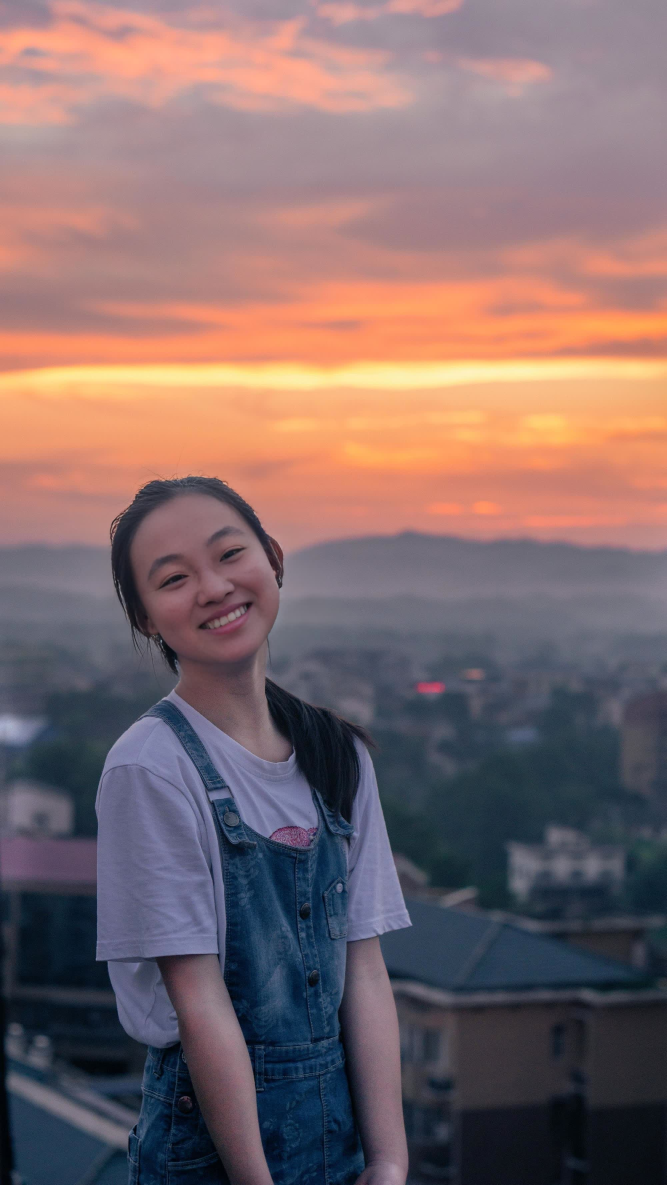
#> input picture archive/legacy-20261005/systems/upgrade-20260921/docs/baseline_test_results/case_20260825_234018_7127/query.jpg, 2000 x 3554 px, given as the content of the folder .0/experiments/dataset_review/libraries/source_library_case3, which was not available (shown at 1/3 size)
$ python run_library_scale.py
#> lines starting #> are read from the running program, lines starting #| are printed output that depends on the picture; after the words box and inside, x2 and y2 are one past the last pixel; in counts of white or black regions, pixels touching at a corner belong together; pictures that were not available may be replaced by others from this repository, and a replacement may not be noted
### upgrade-research/experiments/m5_source_beyond/frozen_source.py
# -*- coding: utf-8 -*-
r"""复刻冻结的底图检索流程，并把“库侧”计算（人脸掩膜、全局特征、SIFT 描述子）做成可复用缓存。

分数口径与 D:\刑科技项目升级2.0\workspace\fsts\modules\source_search 完全一致，未做任何修改：
    全局分 = 0.30*hsv + 0.25*gray + 0.15*edge + 0.30*border
    短名单 = 全部候选按全局分降序（同分按路径小写）后的前 min(max(4k, 20), N) 个
    局部分 = 0.6*内点率 + 0.4*min(内点数/40, 1)；有效匹配不足 4 时 = min(good/40, 0.15)
    最终分 = 0.45*全局分 + 0.55*局部分
    最终排序键 = (-final, -global, path.lower())

缓存只避免对同一张库图重复做人脸掩膜 / 全局特征 / SIFT，不改变任何数值。
复刻正确性由 verify_replica.py 与冻结 EXE 的实际输出逐案例比对。
"""

from __future__ import annotations

import hashlib
import sys
from pathlib import Path

import cv2
import numpy as np

ROOT = Path(r"D:\刑科技项目升级2.0")
SOURCE_PKG = ROOT / "workspace" / "fsts" / "modules" / "source_search"
if str(SOURCE_PKG) not in sys.path:
    sys.path.insert(0, str(SOURCE_PKG))

from source_search.face_mask import FaceMasker  # noqa: E402
from source_search.global_features import (  # noqa: E402
    extract_global,
    global_similarity_with_components,
)
from source_search.image_io import read_image  # noqa: E402

GLOBAL_WEIGHT = 0.45
LOCAL_WEIGHT = 0.55
LOWE_RATIO = 0.75
RANSAC_THRESHOLD = 5.0
SIFT_NFEATURES = 2500

MASKER = FaceMasker()
SIFT = cv2.SIFT_create(nfeatures=SIFT_NFEATURES)

LIBRARIES = ROOT / "experiments" / "m5_source_beyond" / "libraries"


def sha256_of(path: Path) -> str:
    digest = hashlib.sha256()
    with Path(path).open("rb") as handle:
        for chunk in iter(lambda: handle.read(1 << 20), b""):
            digest.update(chunk)
    return digest.hexdigest()


def library_fingerprint(paths: list[Path]) -> str:
    payload = "\n".join(str(Path(p).resolve()) for p in paths)
    return hashlib.sha256(payload.encode("utf-8")).hexdigest()[:16]


class FrozenLibrary:
    """库侧特征（掩膜 + 全局特征）一次算好，供任意多个查询复用。"""

    def __init__(self, paths: list[Path], features: dict[str, np.ndarray], name: str = ""):
        self.paths = [Path(p) for p in paths]
        self.name = name
        self.features = features
        self._mask_cache: dict[int, np.ndarray] = {}
        self._sift_cache: dict[int, tuple[list, np.ndarray]] = {}
        self.mask_cache_limit = 48
        self.sift_cache_limit = 48

    # ---------- 构造 / 持久化 ----------
    @staticmethod
    def extract(paths: list[Path], progress_every: int = 100) -> dict[str, np.ndarray]:
        hist, thumb, edge, border, border_valid = [], [], [], [], []
        for index, path in enumerate(paths, 1):
            image = read_image(Path(path))
            if image is None:
                raise ValueError(f"cannot decode {path}")
            mask = MASKER.mask(image.shape, MASKER.detect(image))
            feats = extract_global(image, mask)
            hist.append(feats["hist"])
            thumb.append(feats["thumb"])
            edge.append(feats["edge"])
            border.append(feats["border"])
            border_valid.append(feats["border_valid"])
            if progress_every and index % progress_every == 0:
                print(f"    库特征 {index}/{len(paths)}", flush=True)
        return {
            "hist": np.stack(hist).astype(np.float32),
            "thumb": np.stack(thumb).astype(np.float32),
            "edge": np.stack(edge).astype(np.float32),
            "border": np.stack(border).astype(np.float32),
            "border_valid": np.stack(border_valid).astype(bool),
        }

    def save(self, path: Path) -> None:
        path.parent.mkdir(parents=True, exist_ok=True)
        np.savez_compressed(
            path,
            fingerprint=np.array([library_fingerprint(self.paths)]),
            paths=np.array([str(p) for p in self.paths]),
            **self.features,
        )

    # [6 lines left out: function load, not called in this run]

    # ---------- 库侧按需计算 ----------
    def _evict(self, cache: dict, limit: int) -> None:
        while len(cache) > limit:
            cache.pop(next(iter(cache)))

    # [148 lines left out: functions mask_of, sift_of, global_scores, read_query, _local_match, search, not called in this run]

def hashes_of(paths: list[Path], progress_every: int = 0) -> dict[int, str]:
    """按内容哈希标注库内同源重复（案例(3) 的原始图片存在跨案例重复）。"""
    digests: dict[int, str] = {}
    for index, path in enumerate(paths):
        digests[index] = sha256_of(Path(path))
        if progress_every and (index + 1) % progress_every == 0:
            print(f"    库哈希 {index + 1}/{len(paths)}", flush=True)
    return digests

### systems/upgrade-20260921/modules/source_search/source_search/image_io.py
from __future__ import annotations

from collections.abc import Callable
from pathlib import Path

import cv2
import numpy as np

SUPPORTED_EXTENSIONS = {".jpg", ".jpeg", ".png", ".webp", ".bmp"}


def read_image(path: Path) -> np.ndarray | None:
    """Decode an image while supporting non-ASCII Windows paths."""
    try:
        data = np.fromfile(path, dtype=np.uint8)
        if data.size == 0:
            return None
        image = cv2.imdecode(data, cv2.IMREAD_COLOR)
        return image if image is not None and image.size else None
    except (OSError, ValueError, cv2.error):
        return None


# [35 lines left out: functions write_image, scan_library, not called in this run]

### systems/upgrade-20260921/modules/source_search/source_search/face_mask.py
from __future__ import annotations

import cv2
import numpy as np


class FaceMasker:
    def __init__(self, expansion: float = 0.25):
        cascade_path = cv2.data.haarcascades + "haarcascade_frontalface_default.xml"
        self.detector = cv2.CascadeClassifier(cascade_path)
        if self.detector.empty():
            raise RuntimeError("OpenCV Haar cascade could not be loaded")
        self.expansion = expansion

    def detect(self, image: np.ndarray) -> tuple[int, int, int, int] | None:
        gray = cv2.cvtColor(image, cv2.COLOR_BGR2GRAY)
        gray = cv2.equalizeHist(gray)
        faces = self.detector.detectMultiScale(
            gray, scaleFactor=1.1, minNeighbors=5, minSize=(30, 30)
        )
        if len(faces) == 0:
            faces = self.detector.detectMultiScale(
                gray, scaleFactor=1.05, minNeighbors=3, minSize=(20, 20)
            )
        if len(faces) == 0:
            return None
        x, y, w, h = max(faces, key=lambda r: int(r[2]) * int(r[3]))
        pad_x, pad_y = round(w * self.expansion), round(h * self.expansion)
        height, width = image.shape[:2]
        x1, y1 = max(0, x - pad_x), max(0, y - pad_y)
        x2, y2 = min(width, x + w + pad_x), min(height, y + h + pad_y)
        return x1, y1, x2, y2

    @staticmethod
    def mask(shape: tuple[int, ...], box: tuple[int, int, int, int] | None) -> np.ndarray:
        mask = np.full(shape[:2], 255, dtype=np.uint8)
        if box is not None:
            x1, y1, x2, y2 = box
            center = ((x1 + x2) // 2, (y1 + y2) // 2)
            axes = (max(1, (x2 - x1) // 2), max(1, (y2 - y1) // 2))
            cv2.ellipse(mask, center, axes, 0, 0, 360, 0, -1)
        return mask

### systems/upgrade-20260921/modules/source_search/source_search/global_features.py
from __future__ import annotations

import cv2
import numpy as np


def _letterbox(image: np.ndarray, mask: np.ndarray, size: int = 256) -> tuple[np.ndarray, np.ndarray]:
    h, w = image.shape[:2]
    scale = min(size / w, size / h)
    nw, nh = max(1, round(w * scale)), max(1, round(h * scale))
    resized = cv2.resize(image, (nw, nh), interpolation=cv2.INTER_AREA)
    resized_mask = cv2.resize(mask, (nw, nh), interpolation=cv2.INTER_NEAREST)
    canvas = np.zeros((size, size, 3), dtype=np.uint8)
    mask_canvas = np.zeros((size, size), dtype=np.uint8)
    x, y = (size - nw) // 2, (size - nh) // 2
    canvas[y:y + nh, x:x + nw] = resized
    mask_canvas[y:y + nh, x:x + nw] = resized_mask
    return canvas, mask_canvas


def extract_global(image: np.ndarray, mask: np.ndarray) -> dict[str, np.ndarray]:
    image, mask = _letterbox(image, mask)
    valid = mask > 0
    hsv = cv2.cvtColor(image, cv2.COLOR_BGR2HSV)
    hist = cv2.calcHist([hsv], [0, 1], mask, [24, 16], [0, 180, 0, 256]).flatten()
    hist /= np.linalg.norm(hist) + 1e-12

    gray = cv2.cvtColor(image, cv2.COLOR_BGR2GRAY)
    fill = int(np.median(gray[valid])) if valid.any() else 127
    filled = gray.copy()
    filled[~valid] = fill
    thumb = cv2.resize(filled, (32, 32), interpolation=cv2.INTER_AREA).astype(np.float32)
    thumb = (thumb - thumb.mean()) / (thumb.std() + 1e-6)
    edges = cv2.Canny(filled, 60, 160)
    edge_thumb = cv2.resize(edges, (32, 32), interpolation=cv2.INTER_AREA).astype(np.float32) / 255.0
    # A face swap normally preserves the outer scene. This fixed central exclusion
    # supplies a detector-independent, deliberately non-face comparison channel.
    border_mask = mask.copy()
    h, w = border_mask.shape
    cv2.ellipse(border_mask, (w // 2, h // 2), (round(w * 0.30), round(h * 0.38)), 0, 0, 360, 0, -1)
    border_image = cv2.GaussianBlur(image, (5, 5), 0).astype(np.float32)
    border_small = cv2.resize(border_image, (64, 64), interpolation=cv2.INTER_AREA)
    border_valid = cv2.resize(border_mask, (64, 64), interpolation=cv2.INTER_NEAREST) > 0
    return {
        "hist": hist.astype(np.float32),
        "thumb": thumb.flatten(),
        "edge": edge_thumb.flatten(),
        "border": border_small,
        "border_valid": border_valid,
    }


# [69 lines left out: functions _cosine, global_similarity_with_components, global_similarity, not called in this run]

### archive/legacy-20261005/upgrade-research/experiments/m5_source_beyond/run_library_scale.py
# -*- coding: utf-8 -*-
"""库规模敏感性初测：把底图库从 20 张逐级扩到千张级，看库外高分尾部与判决怎么变。

阶梯（嵌套，真值始终在库内）：
    L20   = 案例(3) 的 20 张原始图片（论文第 7 节现有口径）
    L223  = L20 + 随包默认底图库 203 张
    L274  = L223 + 案例(3) 身份图片 51 张
    L474  = L274 + 视频关键帧 200 张
    L1274 = L274 + 视频关键帧 1000 张

查询 = 案例(3) 的 20 张 AI 图片；检索算法为冻结实现（frozen_source.search）。
命中判定按内容 SHA-256（案例(3) 原始图片存在跨案例重复，按文件名判会误判）。
只用已有素材，不新增采集；库特征一次提取后跨查询复用，不改变任何分数。
"""

from __future__ import annotations

import json
import sys
import time
from collections import Counter
from pathlib import Path

sys.path.insert(0, str(Path(__file__).resolve().parent))

from frozen_source import (  # noqa: E402
    FrozenLibrary,
    hashes_of,
    library_fingerprint,
    read_query,
    sha256_of,
    search,
)

ROOT = Path(r"D:\刑科技项目升级2.0")
HERE = Path(__file__).resolve().parent
DATASET = ROOT / "experiments" / "dataset_review"
CASE3_ORIGINALS = DATASET / "libraries" / "source_library_case3"
CASE3_IDENTITY = DATASET / "libraries" / "identity_library_case3"
DEFAULT_LIBRARY = ROOT / "workspace" / "fsts" / "packaging_v0.3" / "resources" / "data" / "source_library"
TASKS = ROOT / "experiments" / "data_root" / "runtime" / "tasks"
CACHE = HERE / "libraries" / "case3_scale_union.npz"
OUT = HERE / "results"

sys.path.insert(0, str(ROOT / "workspace"))
from fsts.decision.open_set import decide_source_open_set, load_thresholds  # noqa: E402

THRESHOLDS_FILE = (
    ROOT / "workspace" / "fsts" / "packaging_v0.4" / "resources" / "decision" / "open_set_thresholds.json"
)


def query_of(case: int) -> Path:
    folder = DATASET / "案例" / str(case) / "AI图片"
    return sorted(p for p in folder.iterdir() if p.is_file())[0]


def collect_video_frames(exclude_hashes: set[str]) -> list[Path]:
    frames = sorted(
        (
            p
            for p in TASKS.rglob("*")
            if p.is_file() and p.suffix.lower() in {".jpg", ".jpeg", ".png"} and "key_frames" in p.parts
        ),
        key=lambda p: str(p).lower(),
    )
    picked: list[Path] = []
    seen: set[str] = set()
    for path in frames:
        digest = sha256_of(path)
        if digest in exclude_hashes or digest in seen:
            continue
        seen.add(digest)
        picked.append(path)
    return picked


def load_feature_cache(union: list[Path]) -> tuple[FrozenLibrary, bool]:
    fingerprint = library_fingerprint(union)
    if CACHE.is_file():
        cached = FrozenLibrary.load(CACHE)
        if library_fingerprint(cached.paths) == fingerprint:
            return cached, True
    started = time.perf_counter()
    features = FrozenLibrary.extract(union, progress_every=100)
    library = FrozenLibrary(union, features, name="case3_scale_union")
    library.save(CACHE)
    print(f"库特征提取完成：{len(union)} 张，{time.perf_counter() - started:.1f}s", flush=True)
    return library, False


def main() -> int:
    OUT.mkdir(parents=True, exist_ok=True)
    truths = sorted(CASE3_ORIGINALS.iterdir(), key=lambda p: p.name.lower())
    identity = sorted(
        (p for p in CASE3_IDENTITY.rglob("*") if p.is_file()), key=lambda p: str(p).lower()
    )
    default = sorted(DEFAULT_LIBRARY.iterdir(), key=lambda p: p.name.lower())
    queries = [query_of(case) for case in range(1, 21)]

    reserved = {sha256_of(p) for p in truths} | {sha256_of(p) for p in queries}
    frames = collect_video_frames(reserved)
    print(
        f"素材：真值 {len(truths)}、默认库 {len(default)}、身份 {len(identity)}、"
        f"可用视频关键帧 {len(frames)}",
        flush=True,
    )

    union = truths + default + identity + frames[:1000]
    library, reused = load_feature_cache(union)
#> in read_image, image is the input picture: shape (3554, 2000, 3); mean B, G, R 107.2, 105.8, 128.1
#> in detect, `gray = cv2.equalizeHist(gray)`:
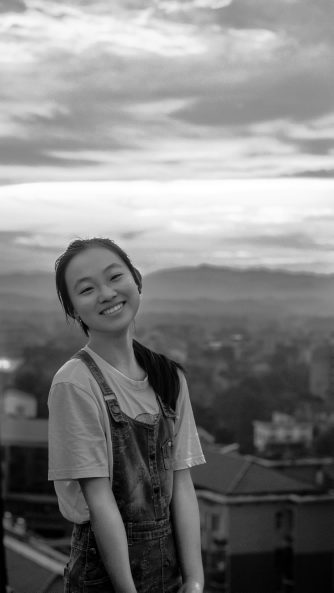
#> gray: shape (3554, 2000) (shown at 1/6 size); min 0, max 255, mean 128.3
#> in detect, `faces = self.detector.detectMultiScale( gray, scaleFactor=1.1, minNeig..`: faces = [[941, 3002, 58, 58], [18, 3087, 61, 61]]
#> in detect, `x, y, w, h = max(faces, key=lambda r: int(r[2]) * int(r[3]))`: x = 18; y = 3087; w = 61
#> in detect, `pad_x, pad_y = round(w * self.expansion), round(h * self.expansion)`: pad_x = 15
#> in detect, `x1, y1 = max(0, x - pad_x), max(0, y - pad_y)`: x1 = 3; y1 = 3072
#> in detect, `x2, y2 = min(width, x + w + pad_x), min(height, y + h + pad_y)`: x2 = 94; y2 = 3163
#> in mask, `x1, y1, x2, y2 = box`: x1 = 3; y1 = 3072; x2 = 94; y2 = 3163
#> in mask, `center = ((x1 + x2) // 2, (y1 + y2) // 2)`: center = (48, 3117)
#> in mask, `axes = (max(1, (x2 - x1) // 2), max(1, (y2 - y1) // 2))`: axes = (45, 45)
#> in mask, `cv2.ellipse(mask, center, axes, 0, 0, 360, 0, -1)`:
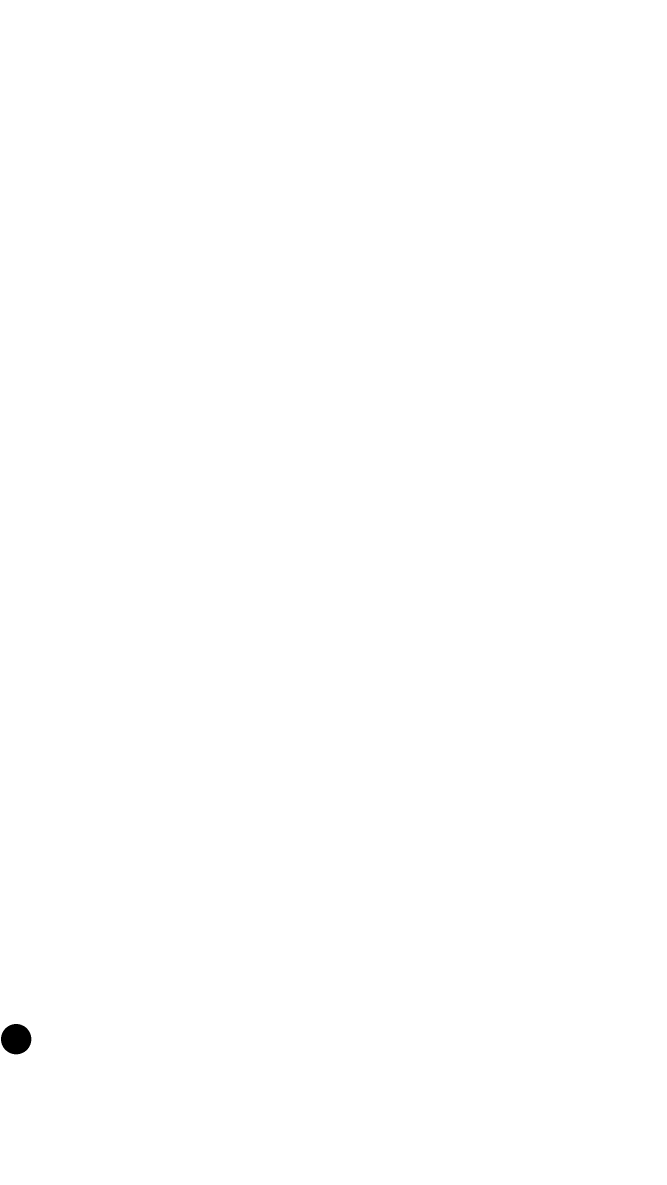
#> mask: shape (3554, 2000) (shown at 1/3 size); 99.9% white; 1 black region, box (x1, y1, x2, y2) and area: (3, 3072, 94, 3163) 6503
#> in _letterbox, `canvas[y:y + nh, x:x + nw] = resized`:
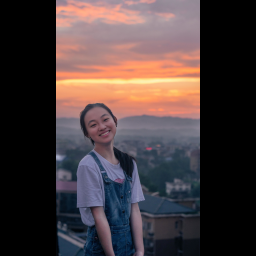
#> canvas: shape (256, 256, 3); mean B, G, R 60.3, 59.5, 72
#> in _letterbox, `mask_canvas[y:y + nh, x:x + nw] = resized_mask`:
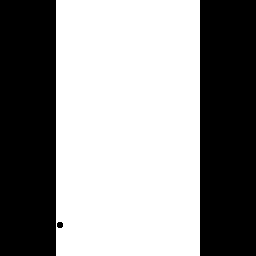
#> mask_canvas: shape (256, 256); 56.2% white; 3 black regions, box (x1, y1, x2, y2) and area: (0, 0, 56, 256) 14336, (200, 0, 256, 256) 14336, (57, 222, 63, 228) 32
#> in extract_global, `hist = cv2.calcHist([hsv], [0, 1], mask, [24, 16], [0, 180, 0, 256]).f..`: hist = 384 values, max 1770 at index 25, min 0 at index 0, mean 95.92
#> in extract_global, `hist /= np.linalg.norm(hist) + 1e-12`: hist = 384 values, max 0.322 at index 25, min 0 at index 0, mean 0.0174
#> in extract_global, `gray = cv2.cvtColor(image, cv2.COLOR_BGR2GRAY)`:
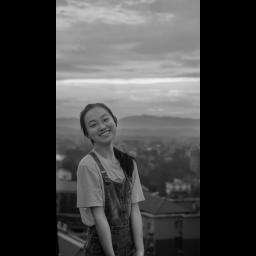
#> gray: shape (256, 256); min 0, max 239, mean 63.3
#> in extract_global, `fill = int(np.median(gray[valid])) if valid.any() else 127`: fill = 120
#> in extract_global, `filled[~valid] = fill`:
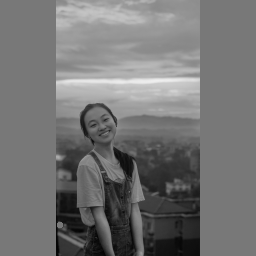
#> filled: shape (256, 256); min 4, max 239, mean 115.9
#> in extract_global, `edges = cv2.Canny(filled, 60, 160)`:
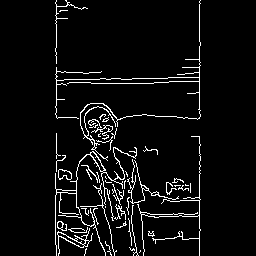
#> edges: shape (256, 256); 5.4% white in thin lines or dots, all inside (x1, y1, x2, y2) = (55, 0, 201, 256)
#> (the rest of the program and of its run is left out)
